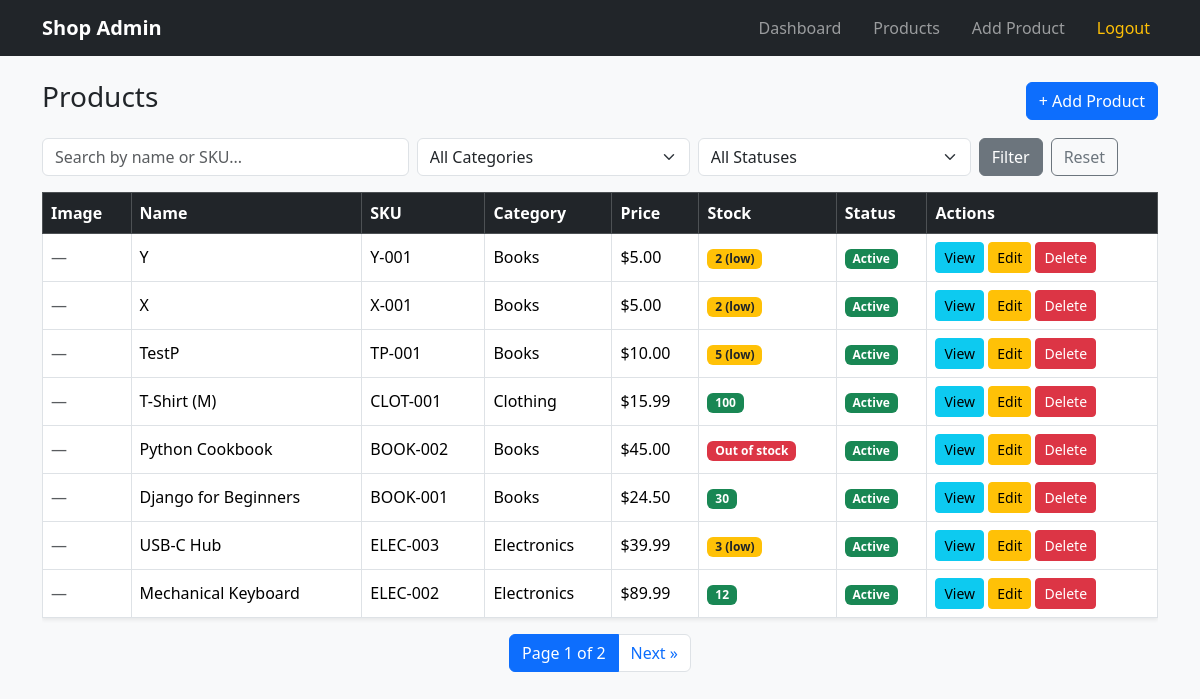
Screenshot of /products/ (signed in) with the database file from the repository.
### products/models.py (models this page shows, shortened)
class Product(models.Model):
    STATUS_ACTIVE = 'active'
    STATUS_INACTIVE = 'inactive'
    STATUS_CHOICES = [
        (STATUS_ACTIVE, 'Active'),
        (STATUS_INACTIVE, 'Inactive'),
    ]
    LOW_STOCK_THRESHOLD = 5
    name = models.CharField(max_length=200)
    sku = models.CharField(max_length=50, unique=True)
    category = models.ForeignKey(
        Category,
        on_delete=models.PROTECT,
        related_name='products',
    )
    price = models.DecimalField(max_digits=10, decimal_places=2)
    stock = models.PositiveIntegerField(default=0)
    image = models.ImageField(upload_to='products/', blank=True, null=True)
    description = models.TextField(blank=True)
    status = models.CharField(
        max_length=10,
        choices=STATUS_CHOICES,
        default=STATUS_ACTIVE,
    )
    created_at = models.DateTimeField(auto_now_add=True)
    updated_at = models.DateTimeField(auto_now=True)
    class Meta:
        ordering = ['-created_at']

class Category(models.Model):
    name = models.CharField(max_length=100, unique=True)
    class Meta:
        verbose_name_plural = 'Categories'
        ordering = ['name']

### products/views.py (the view)
# urls.py: path('products/', views.product_list, name='product_list'),
@login_required
def product_list(request):
    products = Product.objects.select_related('category')
    search = request.GET.get('search', '').strip()
    if search:
        products = products.filter(Q(name__icontains=search) | Q(sku__icontains=search))
    category_id = request.GET.get('category', '')
    if category_id:
        products = products.filter(category_id=category_id)
    status = request.GET.get('status', '')
    if status in (Product.STATUS_ACTIVE, Product.STATUS_INACTIVE):
        products = products.filter(status=status)
    paginator = Paginator(products, 8)  # 8 products per page
    page_number = request.GET.get('page')
    page_obj = paginator.get_page(page_number)
    context = {
        'page_obj': page_obj,
        'categories': Category.objects.all(),
        'search': search,
        'selected_category': category_id,
        'selected_status': status,
    }
    return render(request, 'products/product_list.html', context)

### products/templates/products/product_list.html (shortened to what this page needs)
{% extends 'base.html' %}
{% block content %}
<div class="d-flex justify-content-between align-items-center mb-3">
    <h3>Products</h3>
    <a href="{% url 'product_create' %}" class="btn btn-primary">+ Add Product</a>
</div>
<form method="get" class="row g-2 mb-3">
    <div class="col-md-4">
        <input type="text" name="search" value="{{ search }}" class="form-control" placeholder="Search by name or SKU...">
    </div>
    <div class="col-md-3">
        <select name="category" class="form-select">
            <option value="">All Categories</option>
        </select>
    </div>
    <div class="col-md-3">
        <select name="status" class="form-select">
            <option value="">All Statuses</option>
        </select>
    </div>
    <div class="col-md-2 d-flex gap-2">
        <button type="submit" class="btn btn-secondary">Filter</button>
        <a href="{% url 'product_list' %}" class="btn btn-outline-secondary">Reset</a>
    </div>
</form>
<div class="table-responsive">
<table class="table table-bordered table-hover bg-white shadow-sm align-middle">
    <thead class="table-dark">
        <tr>
            <th>Image</th>
            <th>Name</th>
            <th>SKU</th>
            <th>Category</th>
            <th>Price</th>
            <th>Stock</th>
            <th>Status</th>
            <th>Actions</th>
        </tr>
    </thead>
    <tbody>
        {% if page_obj.object_list %}
            {% for product in page_obj %}
            <tr>
                <td>
                    {% if product.image %}
                        <img src="{{ product.image.url }}" width="50" height="50" class="rounded" alt="{{ product.name }}">
                    {% else %}
                        <span class="text-muted">—</span>
                    {% endif %}
                </td>
                <td>{{ product.name }}</td>
                <td>{{ product.sku }}</td>
                <td>{{ product.category.name|default:"—" }}</td>
                <td>${{ product.price }}</td>
                <td>
                    {% if product.stock == 0 %}
                        <span class="badge bg-danger">Out of stock</span>
                    {% elif product.stock <= product.LOW_STOCK_THRESHOLD %}
                        <span class="badge bg-warning text-dark">{{ product.stock }} (low)</span>
                    {% else %}
                        <span class="badge bg-success">{{ product.stock }}</span>
                    {% endif %}
                </td>
                <td>
                    {% if product.status == 'active' %}
                        <span class="badge bg-success">Active</span>
                    {% else %}
                        <span class="badge bg-secondary">Inactive</span>
                    {% endif %}
                </td>
                <td>
                    <a href="{% url 'product_detail' product.pk %}" class="btn btn-sm btn-info">View</a>
                    <a href="{% url 'product_update' product.pk %}" class="btn btn-sm btn-warning">Edit</a>
                    <a href="{% url 'product_delete' product.pk %}" class="btn btn-sm btn-danger">Delete</a>
                </td>
            </tr>
            {% endfor %}
        {% else %}
            <tr>
                <td colspan="8" class="text-center text-muted py-4">
                    No products found.
                </td>
            </tr>
        {% endif %}
    </tbody>
</table>
</div>
{% if page_obj.has_other_pages %}
<nav>
    <ul class="pagination justify-content-center">
        <li class="page-item active">
            <span class="page-link">Page {{ page_obj.number }} of {{ page_obj.paginator.num_pages }}</span>
        </li>
        {% if page_obj.has_next %}
            <li class="page-item">
                <a class="page-link" href="?page={{ page_obj.next_page_number }}">
                    Next &raquo;
                </a>
            </li>
        {% endif %}
    </ul>
</nav>
{% endif %}
{% endblock %}

### products/templates/base.html (shortened to what this page needs)
{% load static %}
<!DOCTYPE html>
<html lang="en">
<head>
  <link href="https://cdn.jsdelivr.net/npm/bootstrap@5.3.3/dist/css/bootstrap.min.css" rel="stylesheet">
  <link rel="stylesheet" href="{% static 'css/style.css' %}">
</head>
<body class="bg-light">
<nav class="navbar navbar-expand-lg navbar-dark bg-dark mb-4">
  <div class="container">
    <a class="navbar-brand" href="{% url 'dashboard' %}">Shop Admin</a>
    {% if user.is_authenticated %}
      <div class="navbar-nav ms-auto d-flex flex-row gap-3">
        <a class="nav-link" href="{% url 'dashboard' %}">Dashboard</a>
        <a class="nav-link" href="{% url 'product_list' %}">Products</a>
        <a class="nav-link" href="{% url 'product_create' %}">Add Product</a>
        <a class="nav-link text-warning" href="{% url 'logout' %}">Logout</a>
      </div>
    {% else %}
      <div class="navbar-nav ms-auto d-flex flex-row gap-3">
        <a class="nav-link" href="{% url 'login' %}">Login</a>
        <a class="nav-link" href="{% url 'register' %}">Register</a>
      </div>
    {% endif %}
  </div>
</nav>
<div class="container pb-5">
  {% block content %}{% endblock %}
</div>
</body>
</html>

### static/css/style.css (style rules this page uses)
body { font-family: 'Segoe UI', sans-serif; }
.navbar-brand { font-weight: bold; }
.table td, .table th { vertical-align: middle; }

### rows the page displays
Product: name "Y", sku "Y-001", category.name "Books", price "5.00", stock "2", status "Active"
Product: name "X", sku "X-001", category.name "Books", price "5.00", stock "2", status "Active"
Product: name "TestP", sku "TP-001", category.name "Books", price "10.00", stock "5", status "Active"
Product: name "T-Shirt (M)", sku "CLOT-001", category.name "Clothing", price "15.99", stock "100", status "Active"
Product: name "Python Cookbook", sku "BOOK-002", category.name "Books", price "45.00", stock "Out of stock", status "Active"
Product: name "Django for Beginners", sku "BOOK-001", category.name "Books", price "24.50", stock "30", status "Active"
Product: name "USB-C Hub", sku "ELEC-003", category.name "Electronics", price "39.99", stock "3", status "Active"
Product: name "Mechanical Keyboard", sku "ELEC-002", category.name "Electronics", price "89.99", stock "12", status "Active"

### other values shown
{{ page_obj.number }} "1"
{{ page_obj.paginator.num_pages }} "2"
